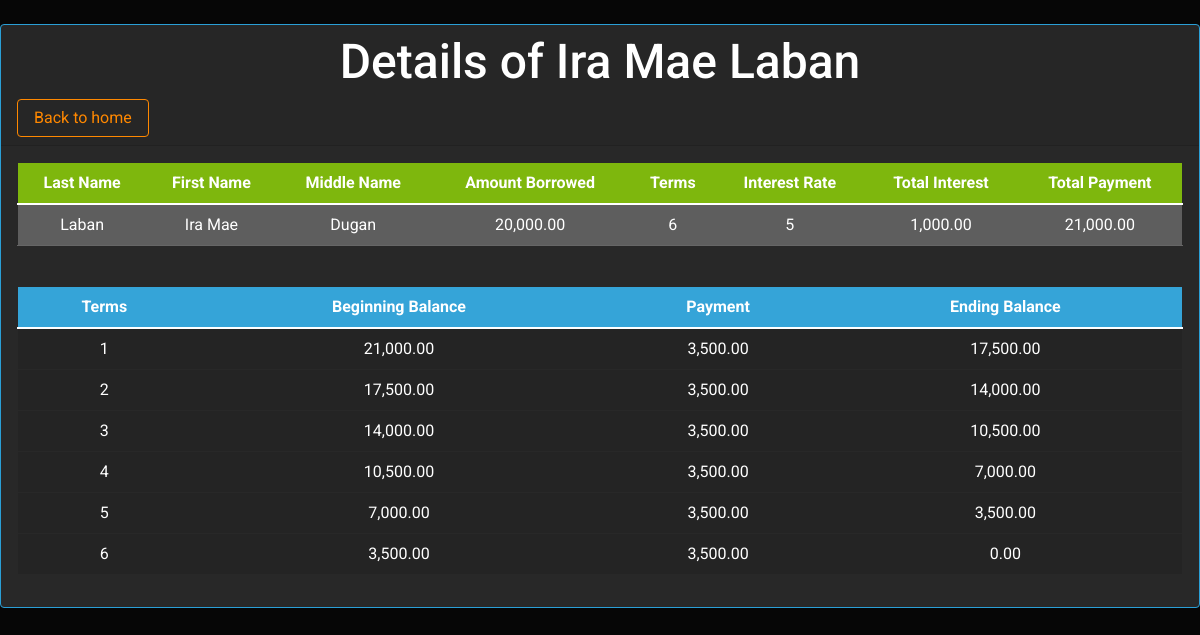
The page /details.php?utangID=31 on the database its author committed.
### tables this page shows
CREATE TABLE `tbl_utang` (
  `utangID` int(11) NOT NULL,
  `lName` varchar(255) NOT NULL,
  `fName` varchar(255) NOT NULL,
  `mName` varchar(255) NOT NULL,
  `amntBorrowed` int(11) NOT NULL,
  `terms` int(11) NOT NULL,
  `rate` int(11) NOT NULL
);

### details.php (the view, shortened to what this page needs)
<?php require "template/header.php"; ?>
<br>
<div class="card border-primary mb-3" style="max-width: 100%;">
    <div class="card-header">
        <center>
            <h2>
                Details of <?php
                            $utangID = $_GET['utangID'];
                            $sql = "SELECT * FROM tbl_utang WHERE utangID = '$utangID'";
                            $result = $conn->query($sql);
                            while ($row = $result->fetch_array()) {
                                echo " " . $row['fName'] . ' ' . $row['lName'];
                            }
                            ?>
            </h2>
        </center>
        <a href="javascript:history.back()"><button class="btn btn-outline-warning">Back to home</button></a>
    </div>
    <div class="card-body">
        <table border="1" width="90%" class="table table-hover">
            <thead>
                <tr class="table-success">
                    <th scope="col">
                        <center>Last Name
                    </th>
                    <th scope="col">
                        <center>First Name
                    </th>
                    <th scope="col">
                        <center>Middle Name
                    </th>
                    <th scope="col">
                        <center>Amount Borrowed
                    </th>
                    <th scope="col">
                        <center>Terms
                    </th>
                    <th scope="col">
                        <center>Interest Rate
                    </th>
                    <th scope="col">
                        <center>Total Interest
                    </th>
                    <th scope="col">
                        <center>Total Payment
                    </th>
                </tr>
            </thead>
            <?php
            $utangID = $_GET['utangID'];
            $sql = "SELECT * FROM tbl_utang WHERE utangID = '$utangID'";
            $result = $conn->query($sql);
            while ($row = $result->fetch_array()) {
                $amntborrowed = $row['amntBorrowed'];
                $rate = $row['rate'];
                $interestRate = $rate / 100;
                $totalInterest = $amntborrowed * $interestRate;
                $totalPayment = $amntborrowed + $totalInterest;
                echo '<tr class="table-secondary">';
                echo '<td align="center">' . $row['lName'] . '</td>';
                echo '<td align="center">' . $row['fName'] . '</td>';
                echo '<td align="center">' . $row['mName'] . '</td>';
                echo '<td align="center">' . number_format($amntborrowed, 2) . '</td>';
                echo '<td align="center">' . $row['terms'] . '</td>';
                echo '<td align="center">' . $row['rate'] . '</td>';
                echo '<td align="center">' . number_format($totalInterest, 2) . '</td>';
                echo '<td align="center">' . number_format($totalPayment, 2) . '</td>';
                echo '</tr>';
            }
            ?>
        </table>
        <br />
        <table border="1" width="90%" class="table table-hover">
            <thead>
                <tr class="table-primary">
                    <th scope="col">
                        <center>Terms
                    </th>
                    <th scope="col">
                        <center>Beginning Balance
                    </th>
                    <th scope="col">
                        <center>Payment
                    </th>
                    <th scope="col">
                        <center>Ending Balance
                    </th>
                </tr>
            </thead>
            <?php
            $utangID = $_GET['utangID'];
            $sql = "SELECT * FROM tbl_utang WHERE utangID = '$utangID'";
            $result = $conn->query($sql);
            while ($row = $result->fetch_array()) {
                $terms = $row['terms'];
                $termCounter = 1;
                $amntBorrowed = $row['amntBorrowed'];
                $rate = $row['rate'];
                $interestRate = $rate / 100;
                $interest = $amntBorrowed * $interestRate;
                $totalPayment = $amntBorrowed + $interest;
                $payment = ($amntborrowed + $interest) / $terms;
                $bgnBalance = $totalPayment;
                while ($termCounter != $terms + 1) {
                    echo '<tr class="table-active">';
                    echo '<td align="center">' . $termCounter . '</td>';
                    echo '<td align="center">' . number_format($bgnBalance, 2) . '</td>';
                    echo '<td align="center">' . number_format($payment, 2) . '</td>';
                    $endBalance = $bgnBalance - $payment;
                    echo '<td align="center">' . number_format($endBalance, 2) . '</td>';
                    echo '</tr>';
                    $bgnBalance -= $payment;
                    $termCounter++;
                }
            }
            ?>
        </table>
    </div>
</div>
<?php require "template/footer.php"; ?>

### template/header.php (shortened to what this page needs)
<!DOCTYPE html>
<html lang="en">
<head>
  <link rel="stylesheet" type="text/css" href="css/bootstrap.css">
</head>
<body>

### template/footer.php
</body>
</html>

### rows shown on the page
tbl_utang: fName "Ira Mae", lName "Laban", mName "Dugan", amntBorrowed "20,000.00", terms "6", rate "5", totalInterest "1,000.00", totalPayment "21,000.00", bgnBalance "21,000.00", payment "3,500.00", endBalance "17,500.00", bgnBalance "17,500.00", endBalance "14,000.00", bgnBalance "14,000.00", endBalance "10,500.00", bgnBalance "10,500.00", endBalance "7,000.00", bgnBalance "7,000.00", endBalance "3,500.00", bgnBalance "3,500.00", endBalance "0.00"
